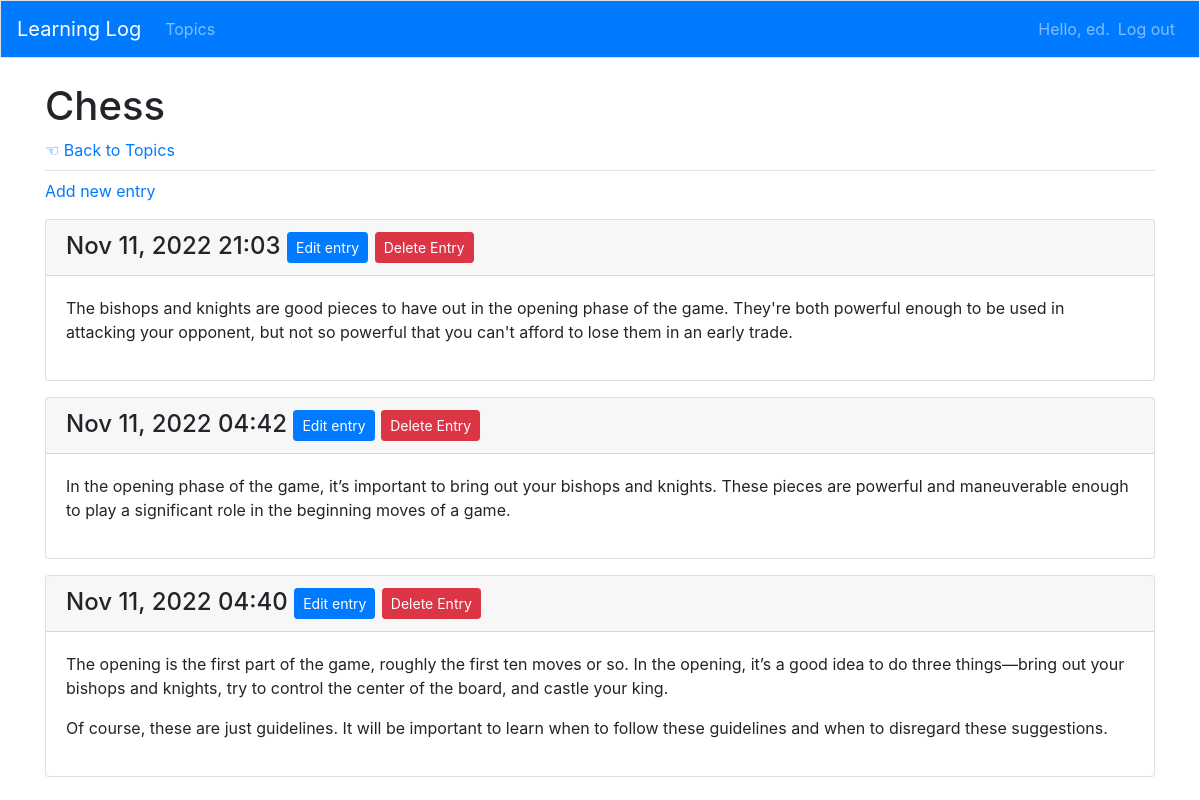
The page /topics/2/ (signed in) on the database as committed earlier.
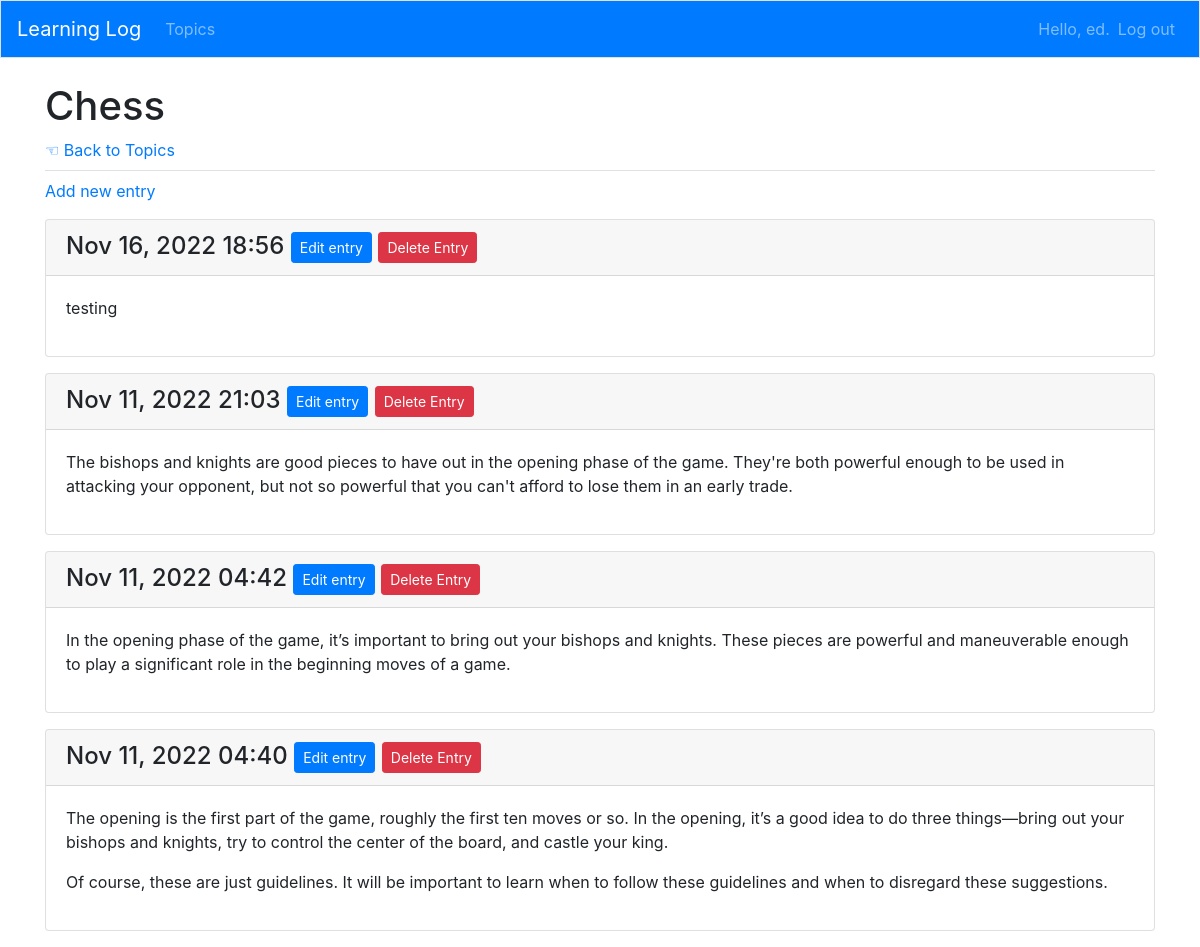
The same page on the database as committed later.
### learning_logs/models.py (models this page shows, shortened)
class Entry(models.Model):
    topic = models.ForeignKey(Topic,on_delete=models.CASCADE)
    text = models.TextField()
    date_added = models.DateTimeField(auto_now_add=True)
    class Meta:
        verbose_name_plural = 'entries'

### learning_logs/views.py (the view)
# urls.py: path('topics/<int:topic_id>/', views.topic, name='topic'),
@login_required
def topic(request,topic_id):
    topic = get_object_or_404(Topic, id=topic_id)
    if topic.owner!= request.user:
        raise Http404
    entries = topic.entry_set.order_by('-date_added')
    context = {'topic':topic, 'entries':entries}
    return render(request,'learning_logs/topic.html', context)

### learning_logs/models.py (called while the page is built)
    def __str__(self):
        return self.text

### learning_logs/templates/learning_logs/topic.html
{% extends 'learning_logs/base.html' %}
{% block page_header %}
<h1>{{ topic }}</h1>
<a href="{% url 'learning_logs:topics'%}">
    &#9756; Back to Topics</a></li>
{% endblock page_header %}
{% block content %}
<p>
    <a href="{% url 'learning_logs:new_entry' topic.id %}">Add new entry</a>
</p>
{% for entry in entries %}
<div class="card mb-3">
    <h4 class="card-header">
        {{ entry.date_added | date:'M d, Y H:i' }}
        <a href="{% url 'learning_logs:edit_entry' entry.id %}" class="btn btn-primary btn-sm" role="button" aria-pressed="true">Edit entry</a>
            <a href="{% url 'learning_logs:delete_entry' entry.id %}" class="btn btn-danger btn-sm" role="button" aria-pressed="true">Delete Entry</a>
    </h4>
    <div class="card-body">
        {{ entry.text | linebreaks }}
    </div>
</div>
{% empty %}
    <p>There are no entries for this topic yet.</p>
{% endfor %}
{% endblock content %}

Rows that differ between the two databases and show on the page:
added Entry: date_added "Nov 16, 2022 18:56", text "testing"
